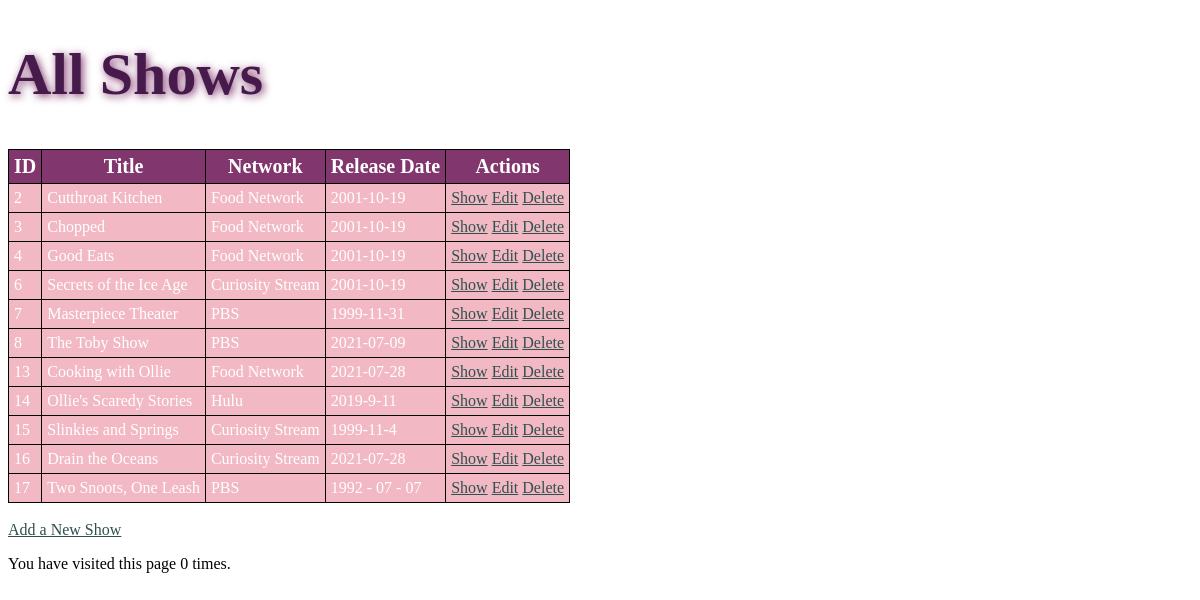
/shows, run on the app's committed database.
### tv_shows/models.py (models this page shows, shortened)
class Show(models.Model):
    title = models.CharField(max_length=50)
    network = models.ForeignKey(Network, related_name="shows", on_delete=models.CASCADE)
    release_date = models.CharField(max_length=15, default="2001-10-19")
    description = models.TextField(default="N/A")
    created_at = models.DateTimeField(auto_now_add=True)
    updated_at = models.DateTimeField(auto_now = True)
    objects = ErrManager()

class Network(models.Model):
    name = models.CharField(max_length=30)
    created_at = models.DateTimeField(auto_now_add=True)
    updated_at = models.DateTimeField(auto_now = True)

### tv_shows/views.py (the view)
# urls.py: path('shows', views.index),
def index(request):
    num_visits = request.session.get('num_visits', 0)
    request.session['num_visits'] = num_visits + 1
    context = {
        "shows": Show.objects.all(),
        'num_visits': num_visits
    }
    return render(request, "index.html", context)

### tv_shows/templates/index.html (shortened to what this page needs)
<!DOCTYPE html>
<html lang="en">
<head>
    {% load staticfiles %}
    <link rel="stylesheet" href="{% static 'css/style.css' %}">
</head>
<body>
    <h1>All Shows</h1>
    <div>
        <table>
            <thead>
                <tr>
                    <th>ID</th>
                    <th>Title</th>
                    <th>Network</th>
                    <th>Release Date</th>
                    <th>Actions</th>
                </tr>
            </thead>
            <tbody>
                {% for show in shows %}
                    <tr>
                        <td>{{show.id}}</td>
                        <td>{{show.title}}</td>
                        <td>{{show.network.name}}</td>
                        <td>{{show.release_date}}</td>
                        <td>
                            <a href="/shows/{{ show.id }}">Show</a>
                            <a href="/shows/{{ show.id }}/edit">Edit</a>
                            <a href="/shows/{{ show.id }}/delete">Delete</a>
                        </td>
                    </tr>
                {% endfor %}
            </tbody>
        </table>
        <br>
        <a href="/shows/new">Add a New Show</a>
        <br>
        <p>You have visited this page {{ num_visits }} time{{ num_visits|pluralize }}.</p>
        <br>
    </div>
</body>
</html>

### tv_shows/static/css/style.css (style rules this page uses)
* { font-family: "American Typewriter", “Playfair Display”, “Didot”, "Times New Roman", Times, serif; }
h1 { color: rgb(70, 27, 75); text-shadow: 2px 2px 8px rgb(129, 55, 110); font-size: 60px; }
table, th, td { border: 1px solid black; color: white; background-color: rgb(242, 184, 196); border-collapse: collapse; padding: 5px; }
th { background-color: rgb(129, 55, 110); font-size: 20px; }
a:link { color: rgb(48, 80, 78); }

### data on the page
Show: id "2", title "Cutthroat Kitchen", network.name "Food Network", release_date "2001-10-19"
Show: id "3", title "Chopped", network.name "Food Network", release_date "2001-10-19"
Show: id "4", title "Good Eats", network.name "Food Network", release_date "2001-10-19"
Show: id "6", title "Secrets of the Ice Age", network.name "Curiosity Stream", release_date "2001-10-19"
Show: id "7", title "Masterpiece Theater", network.name "PBS", release_date "1999-11-31"
Show: id "8", title "The Toby Show", network.name "PBS", release_date "2021-07-09"
Show: id "13", title "Cooking with Ollie", network.name "Food Network", release_date "2021-07-28"
Show: id "14", title "Ollie's Scaredy Stories", network.name "Hulu", release_date "2019-9-11"
Show: id "15", title "Slinkies and Springs", network.name "Curiosity Stream", release_date "1999-11-4"
Show: id "16", title "Drain the Oceans", network.name "Curiosity Stream", release_date "2021-07-28"
Show: id "17", title "Two Snoots, One Leash", network.name "PBS", release_date "1992 - 07 - 07"

### other printed values
{{ num_visits }} "0"
